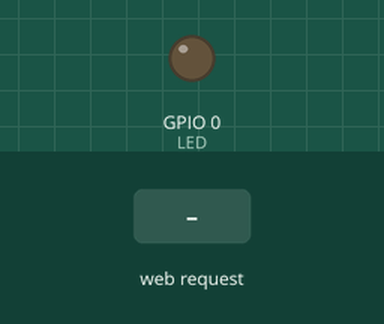
Simulated run of this sketch. Board: ESP8266 (NodeMCU). On the bench: output pins drawn as LEDs (lit = HIGH). The inputs (shaded band) are chosen by the test bench. WiFi joins after 1.5 s; servers stay silent unless stated; what the sketch prints to the serial monitor is not drawn.

Above: at 2.7 s.
2.8 s: HTTP request GET /LED=ON received
At 3.9 s:
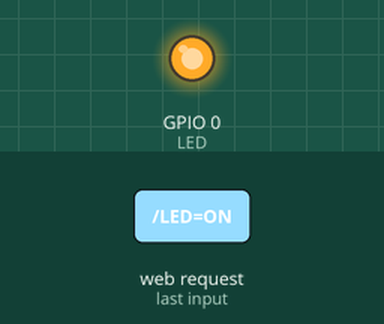
4.3 s: HTTP request GET /LED=OFF received
At 5.0 s:
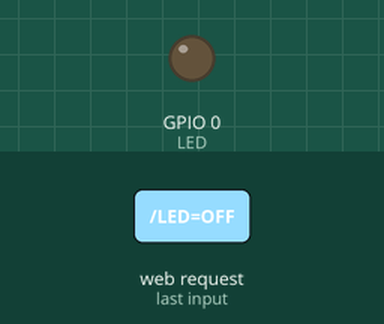
Timing chart, 0 to 7.3 s (numbered marks = the images above; inputs shaded):
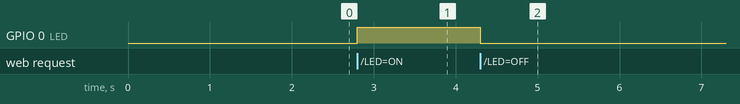

Measured:
- after the input at 2.8 s, GPIO 0 (LED): LOW → HIGH at once
- after the input at 4.3 s, GPIO 0 (LED): HIGH → LOW at once

The sketch:

test2.ino
```cpp
#include <ESP8266WiFi.h>

const char* ssid = "Ptit Team";
const char* password = "1mot2hai3ba";

int LED = 0; // led connected to D0
WiFiServer server(80);

void setup()
{
  Serial.begin(115200);
  pinMode(LED, OUTPUT);
  digitalWrite(LED, LOW);

  Serial.print("Connecting to the Newtork");
  WiFi.begin(ssid, password);
  while (WiFi.status() != WL_CONNECTED)
  {
    delay(500);
    Serial.print(".");
  }
  Serial.println("WiFi connected");
  server.begin();  // Starts the Server
  Serial.println("Server started");

  Serial.print("IP Address of network: "); // Prints IP address on Serial Monitor
  Serial.println(WiFi.localIP());
  Serial.print("Copy and paste the following URL: https://");
  Serial.print(WiFi.localIP());
  Serial.println("/");
}

void loop()
{
  WiFiClient client = server.available();
  if (!client)
  {
    return;
  }
  Serial.println("Waiting for new client");
  while(!client.available())
  {
    delay(1);
  }

  String request = client.readStringUntil('\r');
  Serial.println(request);
  client.flush();

  int value = LOW;
  if(request.indexOf("/LED=ON") != -1)
  {
    digitalWrite(LED, HIGH); // Turn ON LED
    value = HIGH;
  }
  if(request.indexOf("/LED=OFF") != -1)
  {
    digitalWrite(LED, LOW); // Turn OFF LED
    value = LOW;
  }

/*------------------HTML Page Creation---------------------*/

  client.println("HTTP/1.1 200 OK"); // standalone web server with an ESP8266
  client.println("Content-Type: text/html");
  client.println("");
  client.println("<!DOCTYPE HTML>");
  client.println("<html>");
  client.println("<head><meta name=\"viewport\" content=\"width=device-width, initial-scale=1\">");
  client.println("<link rel=\"icon\" href=\"data:,\">");
  client.println("<style>html { font-family: Cairo; display: inline; margin: 0px auto; text-align: center; background-color: #ccffb3;}");
  client.print("<h1>LED: ");

  if(value == HIGH)
  {
    client.print("ON</h1>");
  }
  else
  {
    client.print("OFF</h1>");
  }
  client.println("<br>");
  client.println(".button { background-color: #006699; border: none; color: white; padding: 16px 40px;");
  client.println("text-decoration: none; font-size: 35px; margin: 2px; cursor: pointer;}");
  client.println(".button2 {background-color: #555555;}</style></head>");
  client.println("<svg width=\"300\" height=\"80\"><text fill=\"#00bfbf\" font-family=\"serif\" font-size=\"24\" id=\"svg_1\" stroke=\"#000000\" text-anchor=\"middle\" transform=\"matrix(1.35388 0 0 1.42308 -6.66283 -8.67308)\" x=\"86.5\" xml:space=\"preserve\" y=\"41.5\">WELCOME TO MY WEBSITE</text></svg>");
  client.println("<a href=\"/LED=ON\"\"><button style='cursor:pointer; width:100px,hight:200px; font-size:50px'>ON</button></a>");
  client.println("<a href=\"/LED=OFF\"\"><button style='cursor:pointer;width:100px,hight:200px; font-size:50px'>OFF</button></a>");
  client.println("<br>"); // Go to the next line.
  client.println("<body><h1>Welcome to THCS</h1>");

//  client.println("<input type=\"range\" name=\"value\" min=\"0\" max=\"255\" value=\"128\" style=\"width:30%\" />");
  client.println("<input type=\"range\" min=\"0\" max=\"255\" value=\"255\" style=\"width:30%\"id=\"myRange\" />");
  client.println("<p>Value: <span id=\"demo\"></span></p>");
  client.println("<script>var slider = document.getElementById(\"myRange\");var output = document.getElementById(\"demo\");output.innerHTML = slider.value;slider.oninput = function() {output.innerHTML = this.value;}</script>");
  client.println("</div>");
  client.println("</body>");
  client.println("</html>");

  delay(1);
  Serial.println("Client disonnected");
  Serial.println("");
}
```
